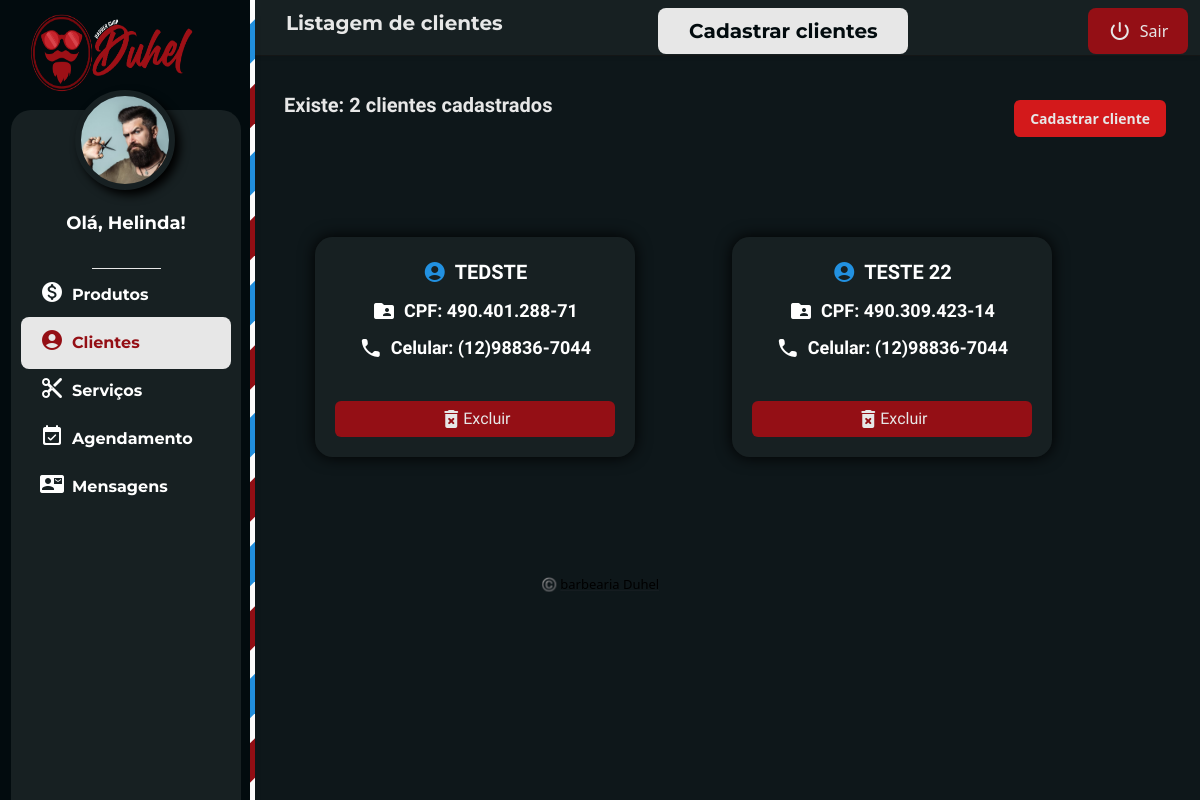
The page /private-adm/info-cliente.php (signed in) on the database as committed earlier.
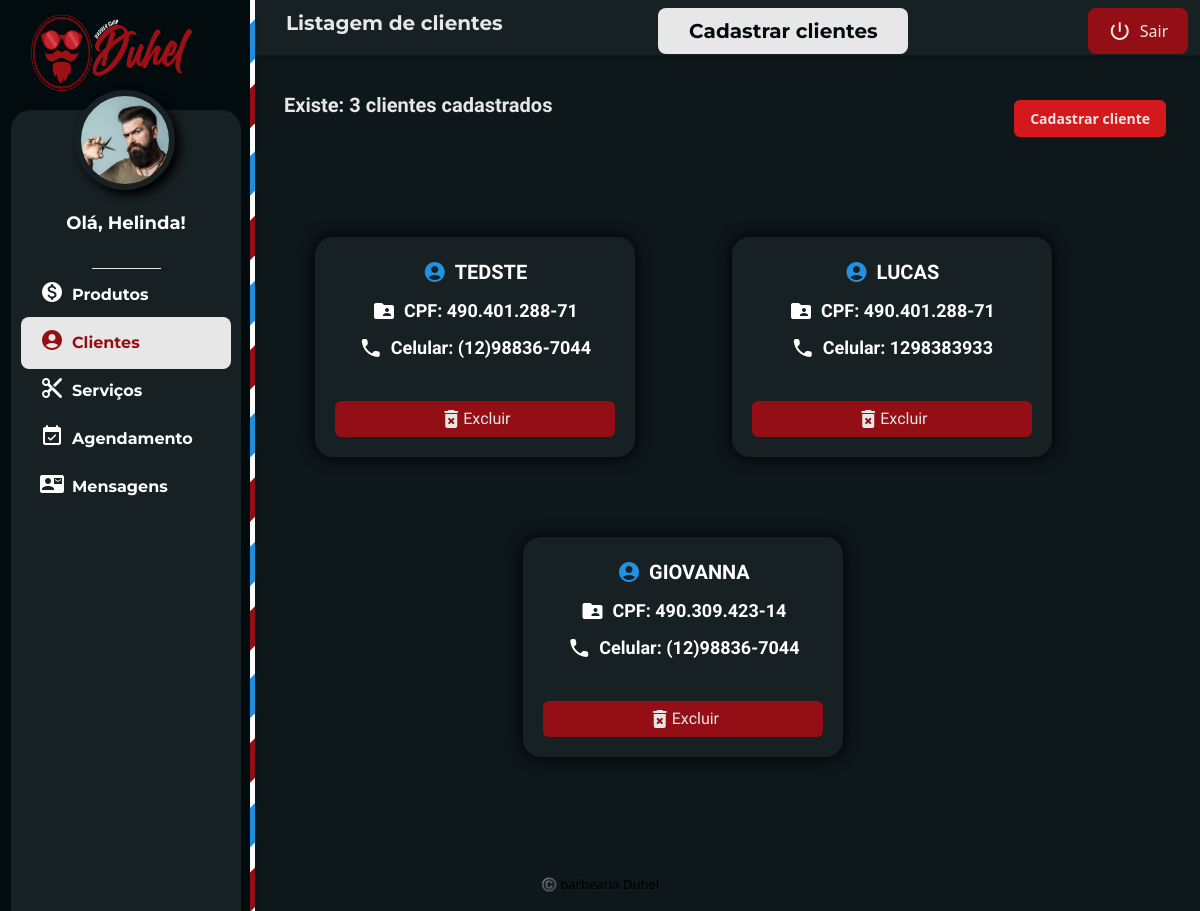
The same page on the database as committed later.
### tables this page shows
CREATE TABLE `tbcliente` (
  `idCliente` int(11) NOT NULL,
  `nomeCliente` varchar(300) NOT NULL,
  `cpfCliente` varchar(15) NOT NULL,
  `celularCliente` varchar(15) NOT NULL
);

### classes/Cliente.php (called while the page is built, shortened)
<?php
    class Cliente{
        public function listar(){
            $con = Conexao::conectar();
            $querySelect = "SELECT idCliente, nomeCliente, cpfCliente, celularCliente FROM tbcliente";
            $resultado = $con->query($querySelect);
            $lista = $resultado->fetchAll();
            return $lista;
        }
        public function contar(){
            $con = Conexao::conectar();
            $querySelect = "SELECT COUNT(idCliente) AS Quantidade FROM tbcliente";
            $resultado = $con->query($querySelect);
            $contagem = $resultado->fetchAll();
            return $contagem;
        }
   }
?>

### private-adm/info-cliente.php (the view, shortened to what the changed rows need)
<?php
require_once("../classes/Cliente.php");
try {
    $cliente = new Cliente();
    $listacliente = $cliente->listar();
    $cliente = new Cliente();
    $contaCliente = $cliente->contar();
} catch (Exception $e) {
    echo $e->getMessage();
}
?>
<!DOCTYPE html>
<html lang="pt-BR">
<head>
    <link rel="stylesheet" href="../css/style.css?v=<?php echo filemtime('../css/style.css'); ?>">
    <link rel="stylesheet" href="../css/global.css?v=<?php echo filemtime('../css/global.css'); ?>">
    <link rel="stylesheet" href="../css/private.css?v=<?php echo filemtime('../css/private.css'); ?>">
    <link rel="stylesheet" href="../css/private-produtos.css?v=<?php echo filemtime('../css/private-produtos.css'); ?>">
    <link rel="stylesheet" href="../css/portal.css?v=<?php echo filemtime('../css/portal.css'); ?>">
    <link rel="stylesheet" href="../css/alert.css?v=<?php echo filemtime('../css/alert.css'); ?>">
    <link rel="stylesheet" href="../css/conteudo-pag.css?v=<?php echo filemtime('../css/conteudo-pag.css'); ?>">
    <link rel="stylesheet" href="https://cdnjs.cloudflare.com/ajax/libs/animate.css/4.1.1/animate.min.css" />
    <link rel="stylesheet" href="https://cdnjs.cloudflare.com/ajax/libs/font-awesome/5.15.4/css/all.min.css">
    <link id="theme-style" rel="stylesheet" href="assets/css/portal.css">
</head>
<body class="app" onload="loadEventosDashboard()">
    <div class="app-wrapper">
        <div class="app-content pt-3 p-md-3 p-lg-4">
            <div class="row g-3 mb-4 align-items-center justify-content-between">
                <div class="col-auto">
                    <p>
                        <?php
                        foreach ($contaCliente as $linha) {
                            echo ("<label class='f-kanit f-900 f-20 m-b color-grey-ligth'> Existe: " . $linha['Quantidade'] . " clientes cadastrados</label>");
                        }
                        ?>
                    </p>
                </div>
            </div>
            <div class="container-xl d-flex row" id="eventos">
                <div class="content-pagina ">
                    <div class="content-body ">
                        <?php
                        echo ("<div class='display-f align-c w-100 content-card-content justify-content-around'>");
                        foreach ($listacliente as $linha) {
                            echo ("
                            <div class='card-pag-cliente animate_card'>
                            <div class='content-card'>
                                <div class='display-f align-c justify-c f-kanit f-900 f-20 upper m-b'>
                                <span class='material-icons-round m-r color-blue'>account_circle</span>
                                " . $linha['nomeCliente'] . "</div>
                                <div class='display-f align-c justify-c f-kanit f-900 f-18 m-b'>
                                <span class='material-icons-round m-r'>folder_shared</span>
                                CPF: " . $linha['cpfCliente'] . "</div>
                                <div class='display-f align-c justify-c f-kanit f-900 f-18 m-b'>
                                <span class='material-icons-round m-r'>phone</span>
                                Celular: " . $linha['celularCliente'] . "</div>
                                <div class='m-t'>
                                    <a href='excluir.php?excCliente=" . $linha['idCliente'] . "'>
                                        <div class='f-kanit botao-excluir display-f justify-c align-c'>
                                        <span class='material-icons-round'>delete_forever</span>
                                            Excluir
                                        </div>
                                    </a>
                                </div>
                            </div>
                        </div>
                        ");
                        }
                        echo ("</div>");
                        ?>
                    </div>
                </div>
            </div>
        </div>
    </div>
</body>
</html>

Rows that differ between the two databases and show on the page:
removed tbcliente: nomeCliente "TESTE 22", cpfCliente "490.309.423-14", celularCliente "(12)98836-7044"
added tbcliente: nomeCliente "LUCAS", cpfCliente "490.401.288-71", celularCliente "1298383933"
added tbcliente: nomeCliente "GIOVANNA", cpfCliente "490.309.423-14", celularCliente "(12)98836-7044"
Other text that changed with them:
new list line: "Existe: 3 clientes cadastrados"
list line gone: "Existe: 2 clientes cadastrados"
